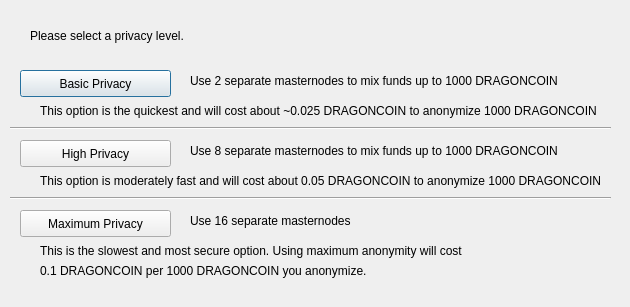
<?xml version="1.0" encoding="UTF-8"?>
<ui version="4.0">
 <class>DarksendConfig</class>
 <widget class="QDialog" name="DarksendConfig">
  <property name="geometry">
   <rect>
    <x>0</x>
    <y>0</y>
    <width>630</width>
    <height>307</height>
   </rect>
  </property>
  <property name="windowTitle">
   <string>Configure Darksend</string>
  </property>
  <widget class="QPushButton" name="buttonBasic">
   <property name="geometry">
    <rect>
     <x>20</x>
     <y>70</y>
     <width>151</width>
     <height>27</height>
    </rect>
   </property>
   <property name="text">
    <string>Basic Privacy</string>
   </property>
  </widget>
  <widget class="QPushButton" name="buttonHigh">
   <property name="geometry">
    <rect>
     <x>20</x>
     <y>140</y>
     <width>151</width>
     <height>27</height>
    </rect>
   </property>
   <property name="text">
    <string>High Privacy</string>
   </property>
  </widget>
  <widget class="QPushButton" name="buttonMax">
   <property name="geometry">
    <rect>
     <x>20</x>
     <y>210</y>
     <width>151</width>
     <height>27</height>
    </rect>
   </property>
   <property name="text">
    <string>Maximum Privacy</string>
   </property>
  </widget>
  <widget class="QLabel" name="label">
   <property name="geometry">
    <rect>
     <x>30</x>
     <y>20</y>
     <width>571</width>
     <height>31</height>
    </rect>
   </property>
   <property name="text">
    <string>Please select a privacy level.</string>
   </property>
  </widget>
  <widget class="QLabel" name="label_2">
   <property name="geometry">
    <rect>
     <x>190</x>
     <y>70</y>
     <width>421</width>
     <height>21</height>
    </rect>
   </property>
   <property name="text">
    <string>Use 2 separate masternodes to mix funds up to 1000 DRAGONCOIN</string>
   </property>
  </widget>
  <widget class="QLabel" name="label_3">
   <property name="geometry">
    <rect>
     <x>190</x>
     <y>140</y>
     <width>411</width>
     <height>21</height>
    </rect>
   </property>
   <property name="text">
    <string>Use 8 separate masternodes to mix funds up to 1000 DRAGONCOIN</string>
   </property>
  </widget>
  <widget class="QLabel" name="label_4">
   <property name="geometry">
    <rect>
     <x>190</x>
     <y>210</y>
     <width>421</width>
     <height>21</height>
    </rect>
   </property>
   <property name="text">
    <string>Use 16 separate masternodes</string>
   </property>
  </widget>
  <widget class="QLabel" name="label_6">
   <property name="geometry">
    <rect>
     <x>40</x>
     <y>100</y>
     <width>561</width>
     <height>21</height>
    </rect>
   </property>
   <property name="text">
    <string>This option is the quickest and will cost about ~0.025 DRAGONCOIN to anonymize 1000 DRAGONCOIN</string>
   </property>
  </widget>
  <widget class="QLabel" name="label_7">
   <property name="geometry">
    <rect>
     <x>40</x>
     <y>170</y>
     <width>561</width>
     <height>21</height>
    </rect>
   </property>
   <property name="text">
    <string>This option is moderately fast and will cost about 0.05 DRAGONCOIN to anonymize 1000 DRAGONCOIN</string>
   </property>
  </widget>
  <widget class="QLabel" name="label_8">
   <property name="geometry">
    <rect>
     <x>40</x>
     <y>240</y>
     <width>561</width>
     <height>21</height>
    </rect>
   </property>
   <property name="text">
    <string>This is the slowest and most secure option. Using maximum anonymity will cost</string>
   </property>
  </widget>
  <widget class="QLabel" name="label_9">
   <property name="geometry">
    <rect>
     <x>40</x>
     <y>260</y>
     <width>561</width>
     <height>21</height>
    </rect>
   </property>
   <property name="text">
    <string>0.1 DRAGONCOIN per 1000 DRAGONCOIN you anonymize.</string>
   </property>
  </widget>
  <widget class="Line" name="line">
   <property name="geometry">
    <rect>
     <x>10</x>
     <y>120</y>
     <width>601</width>
     <height>16</height>
    </rect>
   </property>
   <property name="orientation">
    <enum>Qt::Horizontal</enum>
   </property>
  </widget>
  <widget class="Line" name="line_2">
   <property name="geometry">
    <rect>
     <x>10</x>
     <y>190</y>
     <width>601</width>
     <height>16</height>
    </rect>
   </property>
   <property name="orientation">
    <enum>Qt::Horizontal</enum>
   </property>
  </widget>
 </widget>
 <resources/>
 <connections/>
</ui>
